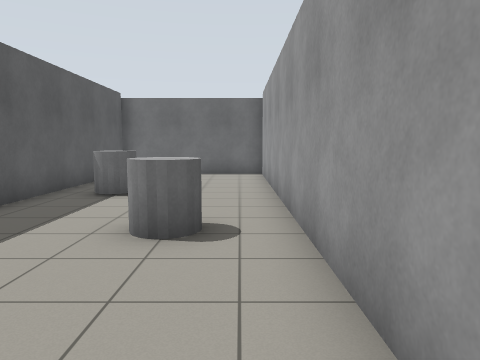
View 1 (above)

24 first-person views from a walk through a robot-simulator world made for Gazebo. The camera is 1.2 m above the floor, tilts 6° down and sees 70° across. The floor is counted in squares, 1 m on a side. Each view is taken from the middle of a square. On the plan, view 1 faces up. The plan holds only what a view shows up to about 14 squares ahead; the rest is blank.

View 2
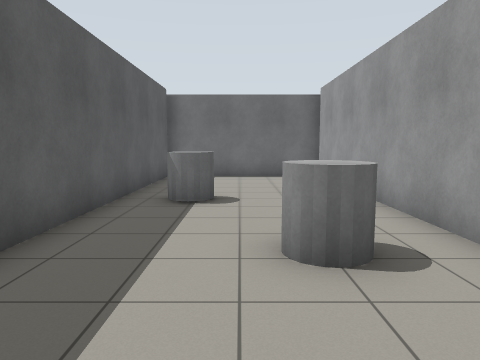

View 3
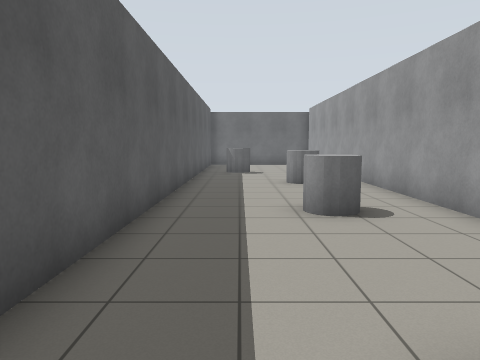

View 4
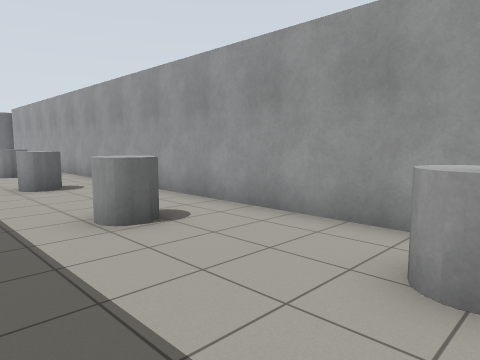

View 5
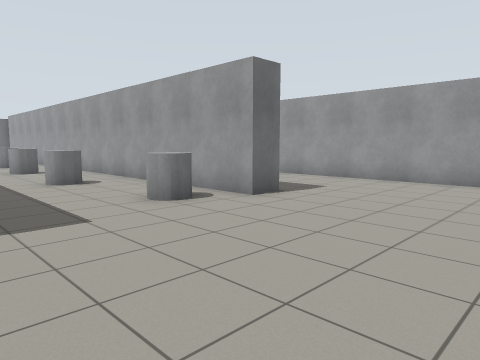

View 6
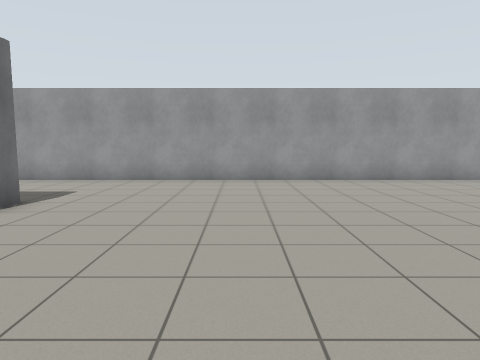

View 7
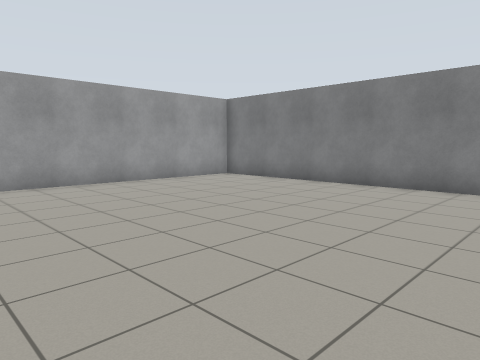

View 8
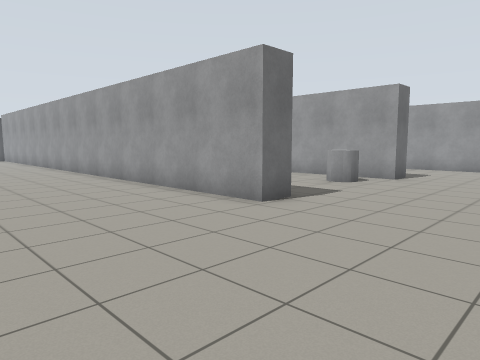

View 9
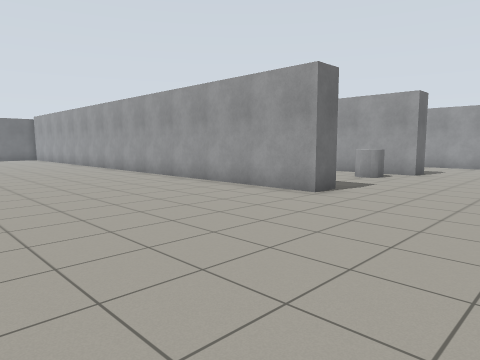

View 10
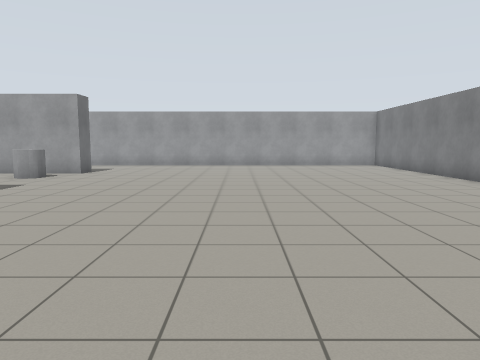

View 11
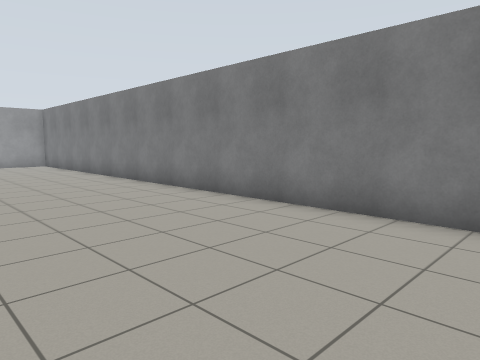

View 12
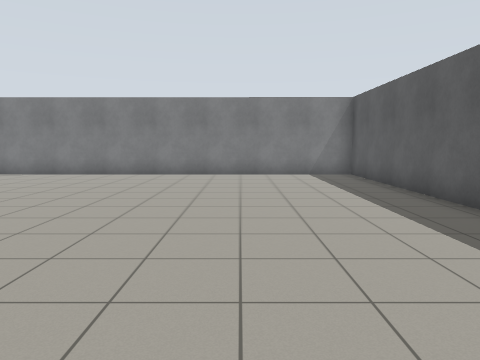

View 13
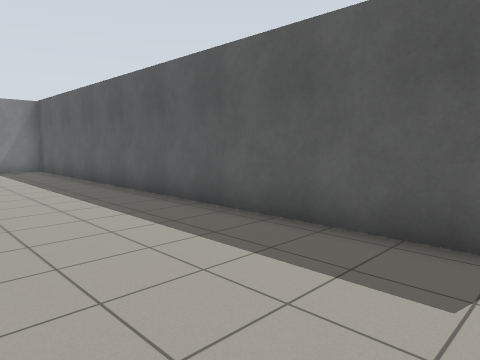

View 14
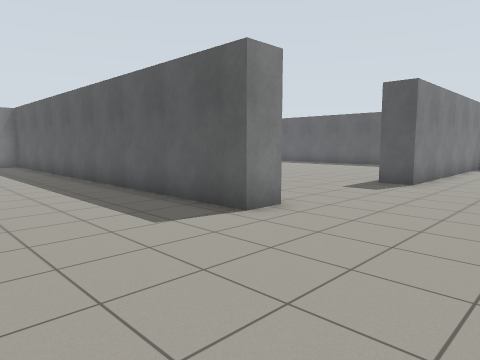

View 15
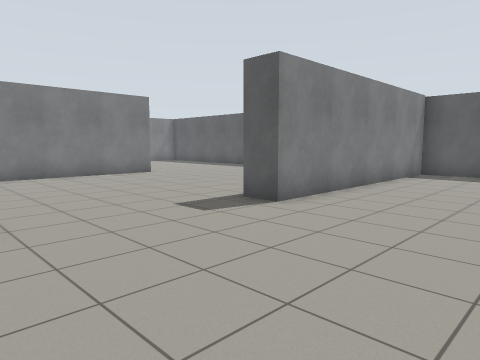

View 16
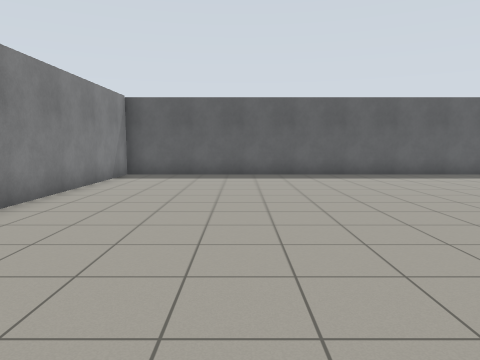

View 17
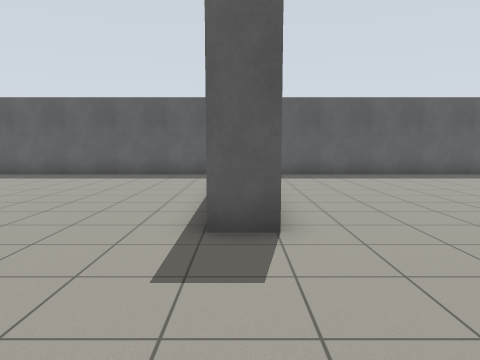

View 18
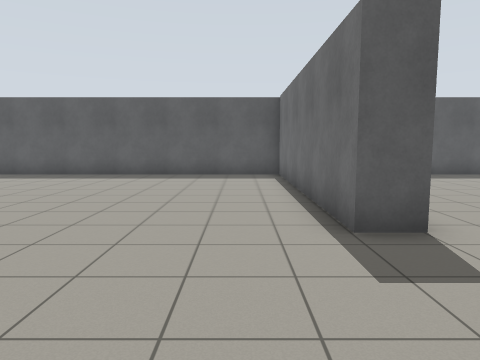

View 19
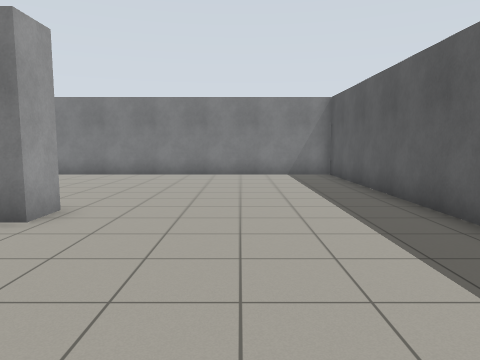

View 20
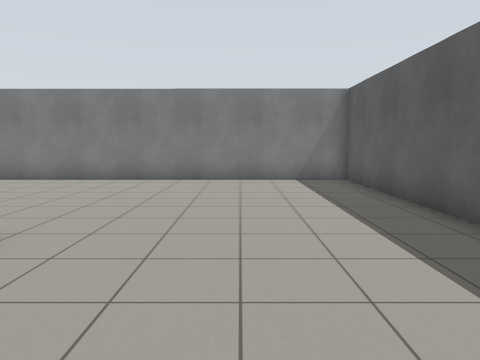

View 21
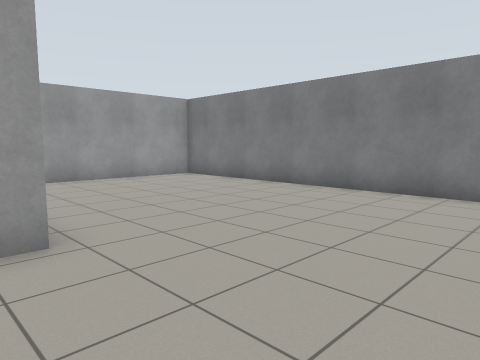

View 22
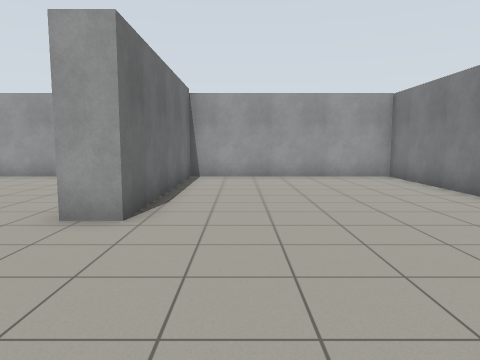

View 23
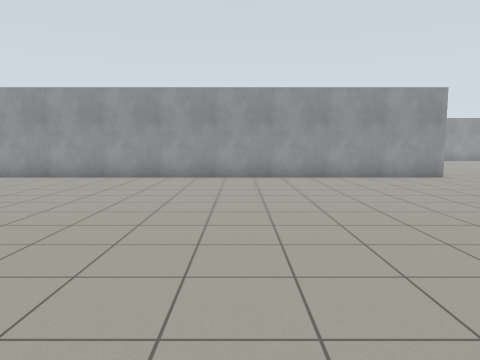

View 24
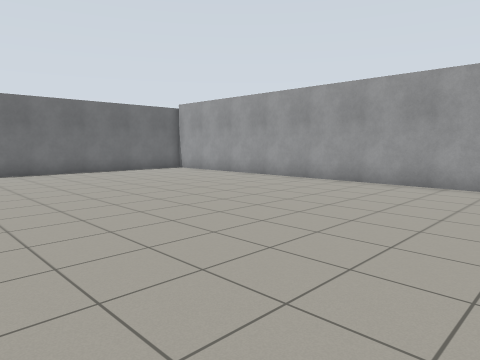

### Floor plan
Points are (right, up) in squares from view 1. A wall is a line through its corners. A room is listed if a view was taken in it or the views show most of it. See-through windows are left out.
Room 1 (views 1, 2, 3, 4, 5, 6, 7, 8, 9, 10, 11, 12, 13, 14, 15, 16, 17, 18, 19, 20, 21, 22, 23, 24)
walls: (-18.5, -8.2) (-17.4, -8.2) (-17.4, -24.5) (6.4, -24.6) (6.4, -7.4); (-18.4, -12.2) (-18.4, -10.1); (-4.6, -10.3) (-5.7, -10.3) (-5.7, 8.6); (2, -10.5) (0.9, -10.5) (0.9, 13.5); (-10.7, 13.8) (-13.5, 13.8); (-32.5, 6.5) (-32.5, -7.4) (-23.6, -7.4) (-23.6, -8.4) (-32.5, -8.4) (-32.5, -24.5) (-18.4, -24.5) (-18.4, -17.2) (-25.7, -17.2) (-25.7, -16.2) (-20.2, -16.2); (1, 13.8) (-4.7, 13.8) (-4.7, -3.8)
objects: grey cylinder (-3, 8) to (-3, 9); grey cylinder (-2, -5) to (-1, -5); grey cylinder (-2, 0) to (-1, 0); grey cylinder (-1, -10) to (0, -9); grey cylinder (-1, 4) to (-1, 5)

Positions as (right, up) in squares from view 1, and headings:
1: (0, 0), facing up
2: (-2, 1), facing up
3: (-3, -6), facing up
4: (-4, -10), facing up-right
5: (-5, -16), facing up-right
6: (-5, -15), facing right
7: (-4, -15), facing down-right
8: (-11, -15), facing up-right
9: (-13, -15), facing up-right
10: (-13, -17), facing right
11: (-14, -19), facing down-right
12: (-13, -11), facing down
13: (-13, -8), facing down-left
14: (-13, -4), facing down-left
15: (-18, -3), facing down-left
16: (-19, -3), facing left
17: (-19, -8), facing left
18: (-19, -10), facing left
19: (-29, -11), facing down
20: (-29, -13), facing down
21: (-30, -16), facing down-right
22: (-31, -19), facing right
23: (-18, -3), facing right
24: (-16, -1), facing up-right
